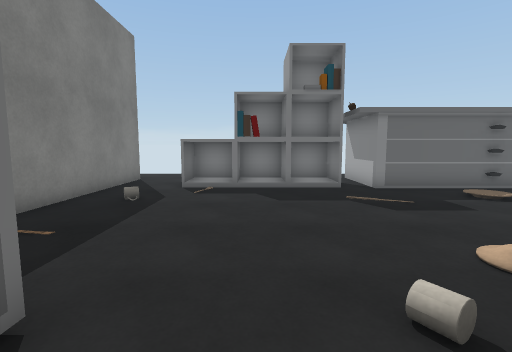
view 1 (above)

23 first-person views from a walk through a scene from a Unity 3-D project. The camera is 1.4 m above the floor, tilts 6° down and sees 85° across. The floor is counted in squares, 1 m on a side. Each view is taken from the middle of a square. On the plan, view 1 faces up. The plan holds only what a view shows up to about 14 squares ahead; the rest is blank. The player character is not drawn. Some surface patterns are stand-ins.

view 2
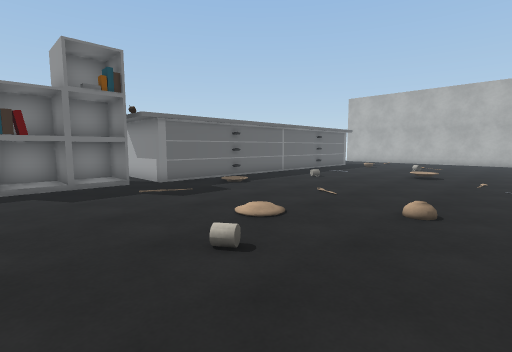

view 3
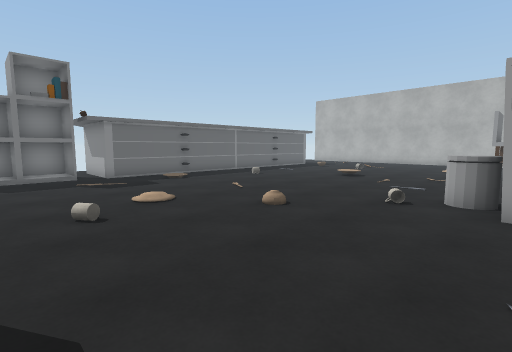

view 4
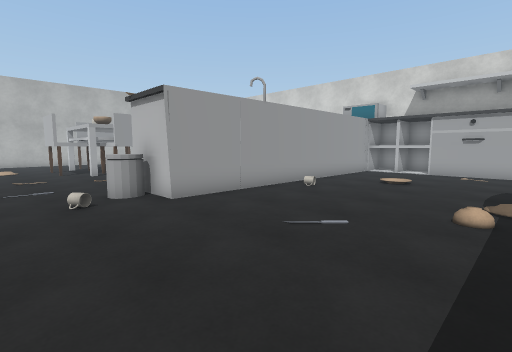

view 5
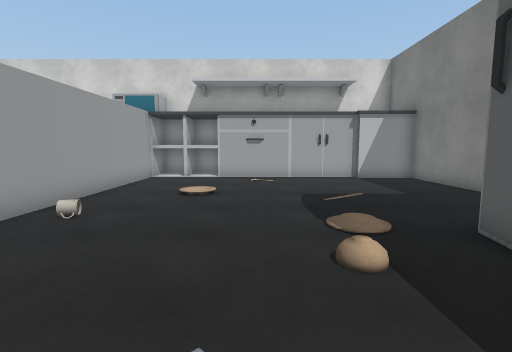

view 6
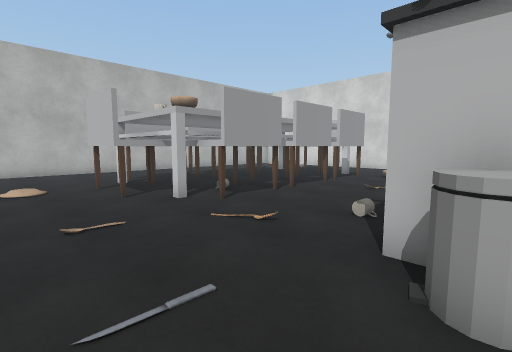

view 7
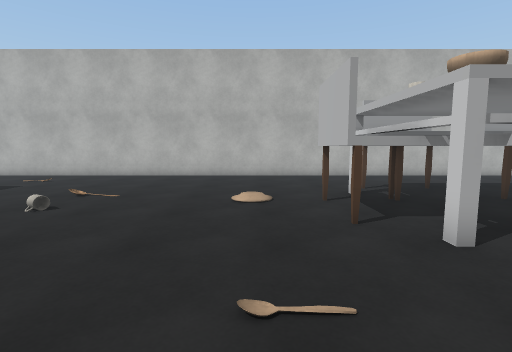

view 8
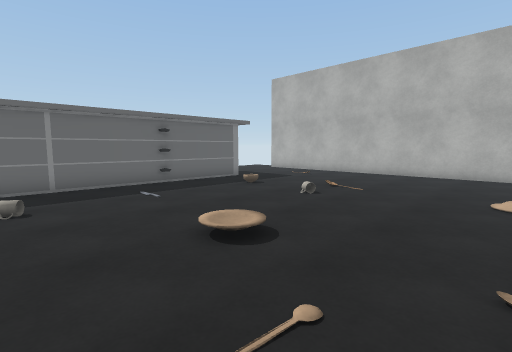

view 9
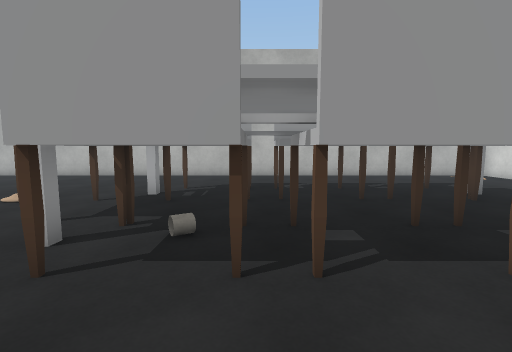

view 10
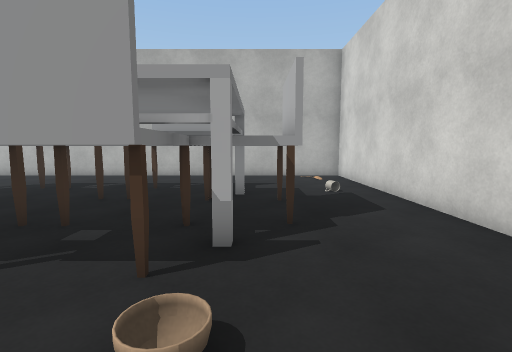

view 11
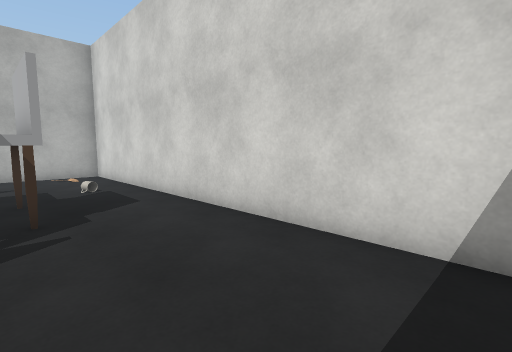

view 12
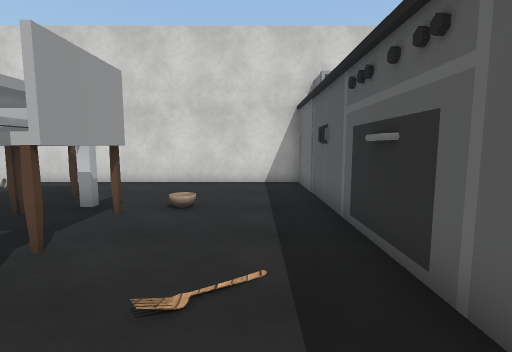

view 13
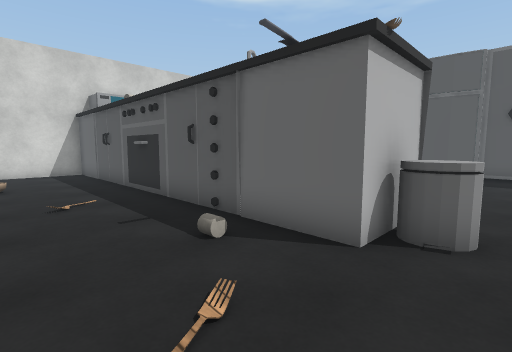

view 14
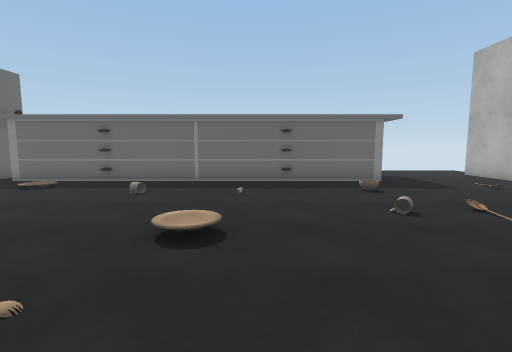

view 15
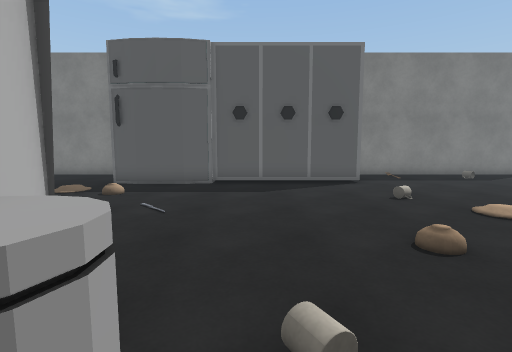

view 16
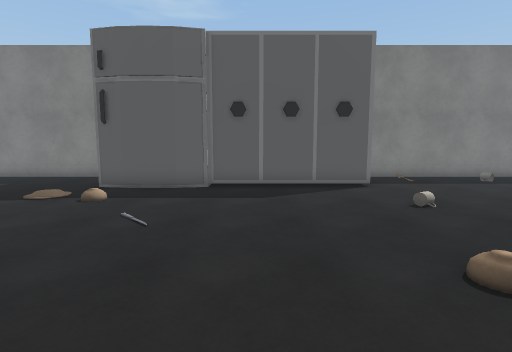

view 17
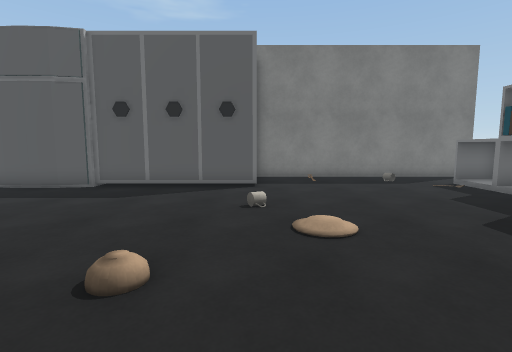

view 18
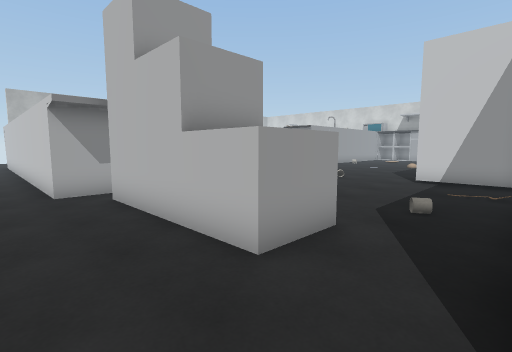

view 19
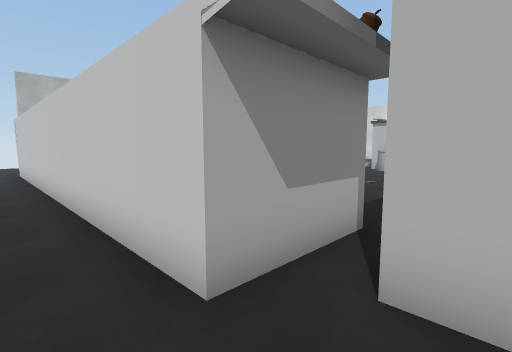

view 20
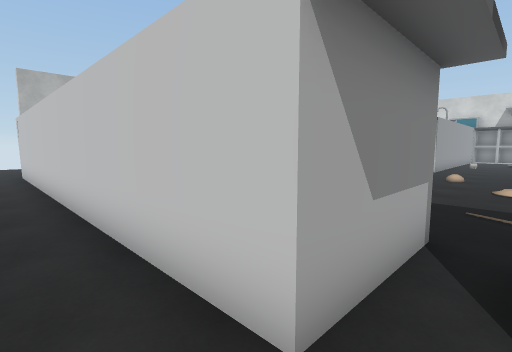

view 21
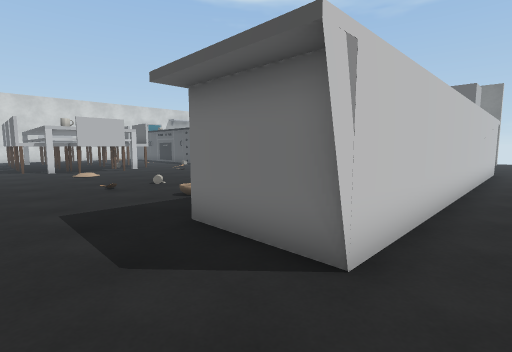

view 22
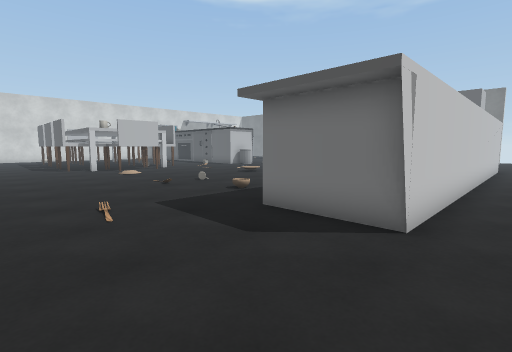

view 23
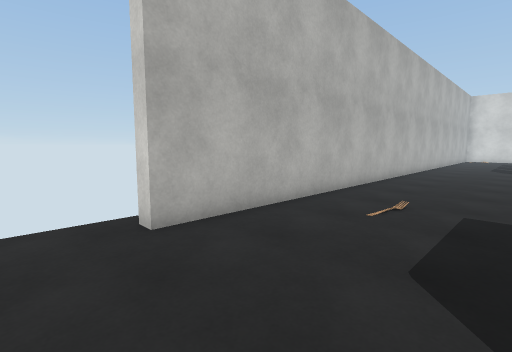

### Floor plan
Key: @ floor where view 1 was taken; # wall or solid block; . floor; / step, stairs or slope; ^ raised ledge; B books; I bin; C chair; T thing the floor can be seen under or through; F fridge; M microwave; O other object.
Columns run from 5 left of view 1 to 25 right of it. Each row starts with its distance up from view 1.
 14 ...............................
 13 ...............................
 12 #........################.....#
 11 #..OOOOOO#              #.....#
 10 #..OOBOOO#              #.....#
  9 #........################.....#
  8 #..........//.................#
  7 #..........//.................#
  6 #.............................#
  5 #.............................#
  4 #.............................#
  3 #......./........./...........#
  2 #OOO............../...........#
  1    O..........................#
  0    O.@........................#
 -1    O...................//.....#
 -2    O..........................#
 -3    O.........II......CCC......#
 -4    F........OOO.....#T  T.....#
 -5    FF.......O O....C#T TTC....#
 -6     F.......# #....C#    C....#
 -7    F........###....C## TTC....#
 -8   .../......###....C## TTC....#
 -9 #...........###....C##   C....#
-10 #...........###....C # TTC....#
-11 #.......//..###....C#T TTC....#
-12 #......../..###....CT    C....#
-13 #...........###....CTT TTC....#
-14 #...........###.....#C  T.....#
-15 #...........###......CCC......#
-16 OOO######^^^OOO...............#
-17           ^ MMM...............#
-18               #################

Where each view was taken, in squares from view 1:
view 1: 0 up, 0 right, facing up
view 2: 1 down, 1 left, facing up-right
view 3: 4 down, 0 right, facing up-right
view 4: 0 up, 0 right, facing down-right
view 5: 3 down, 2 right, facing down
view 6: 0 up, 8 right, facing down-right
view 7: 1 down, 11 right, facing right
view 8: 1 down, 10 right, facing up-right
view 9: 7 down, 11 right, facing right
view 10: 14 down, 11 right, facing right
view 11: 14 down, 10 right, facing down-right
view 12: 7 down, 11 right, facing down
view 13: 2 down, 13 right, facing down-left
view 14: 2 down, 14 right, facing up
view 15: 2 down, 9 right, facing left
view 16: 2 down, 8 right, facing left
view 17: 2 up, 8 right, facing left
view 18: 14 up, 5 left, facing down-right
view 19: 14 up, 2 right, facing down-right
view 20: 14 up, 3 right, facing down-right
view 21: 14 up, 22 right, facing down-left
view 22: 14 up, 24 right, facing down-left
view 23: 14 up, 20 right, facing down-right
